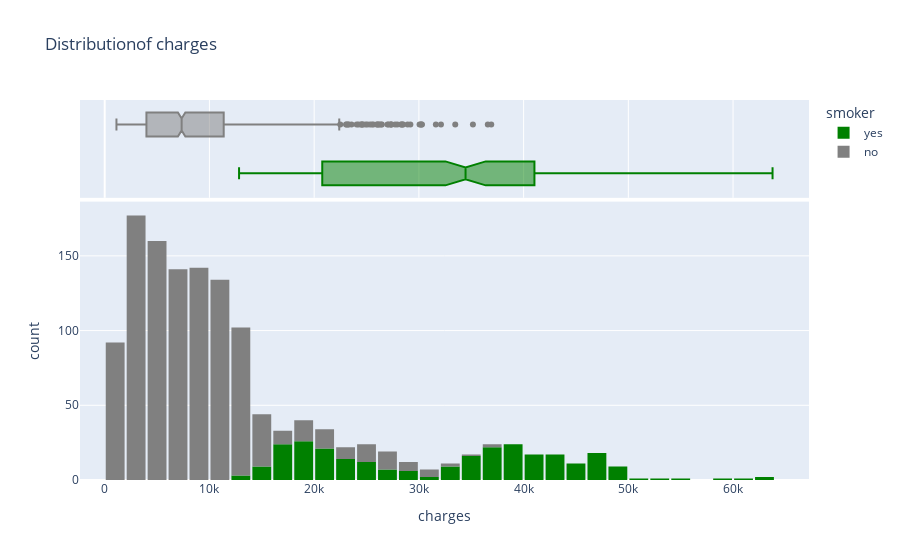

Source (notebook cell):
### Markdown cell above
Now, we take a look at how the _charges_ are affected by the smoking status of individuals

### Code cell
fig4 = px.histogram(medical_df, x='charges', marginal='box', \
    color='smoker', color_discrete_sequence=['green', 'gray'], \
        title='Distributionof charges')
fig4.update_layout(bargap=0.1)
fig4.show()

### Figure 1 — Plotly figure (JSON) as saved in the notebook; plotly's stock layout.template omitted (floating-point values rounded to 4 significant figures; data arrays with more than 128 entries replaced by an {"elided": "..."} marker saying what was removed)
{"data": [{"alignmentgroup": "True", "bingroup": "x", "hovertemplate": "smoker=yes<br>charges=%{x}<br>count=%{y}<extra></extra>", "legendgroup": "yes", "marker": {"color": "green", "pattern": {"shape": ""}}, "name": "yes", "offsetgroup": "yes", "orientation": "v", "showlegend": true, "type": "histogram", "x": {"elided": "274 float values"}, "xaxis": "x", "yaxis": "y"}, {"alignmentgroup": "True", "hovertemplate": "smoker=yes<br>charges=%{x}<extra></extra>", "legendgroup": "yes", "marker": {"color": "green"}, "name": "yes", "notched": true, "offsetgroup": "yes", "showlegend": false, "type": "box", "x": {"elided": "274 float values"}, "xaxis": "x2", "yaxis": "y2"}, {"alignmentgroup": "True", "bingroup": "x", "hovertemplate": "smoker=no<br>charges=%{x}<br>count=%{y}<extra></extra>", "legendgroup": "no", "marker": {"color": "gray", "pattern": {"shape": ""}}, "name": "no", "offsetgroup": "no", "orientation": "v", "showlegend": true, "type": "histogram", "x": {"elided": "1064 float values"}, "xaxis": "x", "yaxis": "y"}, {"alignmentgroup": "True", "hovertemplate": "smoker=no<br>charges=%{x}<extra></extra>", "legendgroup": "no", "marker": {"color": "gray"}, "name": "no", "notched": true, "offsetgroup": "no", "showlegend": false, "type": "box", "x": {"elided": "1064 float values"}, "xaxis": "x2", "yaxis": "y2"}], "layout": {"bargap": 0.1, "barmode": "relative", "legend": {"title": {"text": "smoker"}, "tracegroupgap": 0}, "title": {"text": "Distributionof charges"}, "xaxis": {"anchor": "y", "domain": [0, 1], "title": {"text": "charges"}}, "xaxis2": {"anchor": "y2", "domain": [0, 1], "matches": "x", "showgrid": true, "showticklabels": false}, "yaxis": {"anchor": "x", "domain": [0, 0.7326], "title": {"text": "count"}}, "yaxis2": {"anchor": "x2", "domain": [0.7426, 1], "matches": "y2", "showgrid": false, "showline": false, "showticklabels": false, "ticks": ""}}}
